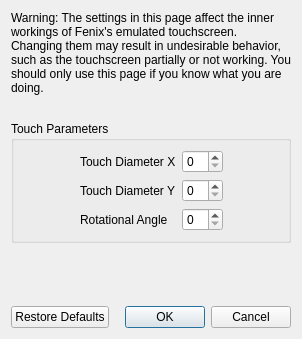
<?xml version="1.0" encoding="UTF-8"?>
<ui version="4.0">
 <class>ConfigureTouchscreenAdvanced</class>
 <widget class="QDialog" name="ConfigureTouchscreenAdvanced">
  <property name="geometry">
   <rect>
    <x>0</x>
    <y>0</y>
    <width>298</width>
    <height>339</height>
   </rect>
  </property>
  <property name="windowTitle">
   <string>Configure Touchscreen</string>
  </property>
  <layout class="QVBoxLayout" name="verticalLayout">
   <item>
    <widget class="QLabel" name="label_2">
     <property name="minimumSize">
      <size>
       <width>280</width>
       <height>0</height>
      </size>
     </property>
     <property name="text">
      <string>Warning: The settings in this page affect the inner workings of Fenix's emulated touchscreen. Changing them may result in undesirable behavior, such as the touchscreen partially or not working. You should only use this page if you know what you are doing.</string>
     </property>
     <property name="wordWrap">
      <bool>true</bool>
     </property>
    </widget>
   </item>
   <item>
    <spacer name="verticalSpacer_2">
     <property name="orientation">
      <enum>Qt::Vertical</enum>
     </property>
     <property name="sizeType">
      <enum>QSizePolicy::Fixed</enum>
     </property>
     <property name="sizeHint" stdset="0">
      <size>
       <width>20</width>
       <height>20</height>
      </size>
     </property>
    </spacer>
   </item>
   <item>
    <widget class="QGroupBox" name="gridGroupBox">
     <property name="title">
      <string>Touch Parameters</string>
     </property>
     <layout class="QGridLayout" name="gridLayout">
      <item row="0" column="0">
       <spacer name="horizontalSpacer">
        <property name="orientation">
         <enum>Qt::Horizontal</enum>
        </property>
        <property name="sizeHint" stdset="0">
         <size>
          <width>40</width>
          <height>20</height>
         </size>
        </property>
       </spacer>
      </item>
      <item row="1" column="1">
       <widget class="QLabel" name="label_4">
        <property name="text">
         <string>Touch Diameter Y</string>
        </property>
       </widget>
      </item>
      <item row="0" column="3">
       <spacer name="horizontalSpacer_2">
        <property name="orientation">
         <enum>Qt::Horizontal</enum>
        </property>
        <property name="sizeHint" stdset="0">
         <size>
          <width>40</width>
          <height>20</height>
         </size>
        </property>
       </spacer>
      </item>
      <item row="0" column="1">
       <widget class="QLabel" name="label_3">
        <property name="text">
         <string>Touch Diameter X</string>
        </property>
       </widget>
      </item>
      <item row="2" column="1">
       <widget class="QLabel" name="label_5">
        <property name="text">
         <string>Rotational Angle</string>
        </property>
       </widget>
      </item>
      <item row="0" column="2">
       <widget class="QSpinBox" name="diameter_x_box"/>
      </item>
      <item row="1" column="2">
       <widget class="QSpinBox" name="diameter_y_box"/>
      </item>
      <item row="2" column="2">
       <widget class="QSpinBox" name="angle_box"/>
      </item>
     </layout>
    </widget>
   </item>
   <item>
    <spacer name="verticalSpacer">
     <property name="orientation">
      <enum>Qt::Vertical</enum>
     </property>
     <property name="sizeHint" stdset="0">
      <size>
       <width>20</width>
       <height>40</height>
      </size>
     </property>
    </spacer>
   </item>
   <item>
    <layout class="QHBoxLayout" name="horizontalLayout">
     <item>
      <widget class="QPushButton" name="restore_defaults_button">
       <property name="text">
        <string>Restore Defaults</string>
       </property>
      </widget>
     </item>
     <item>
      <widget class="QDialogButtonBox" name="buttonBox">
       <property name="standardButtons">
        <set>QDialogButtonBox::Cancel|QDialogButtonBox::Ok</set>
       </property>
      </widget>
     </item>
    </layout>
   </item>
  </layout>
 </widget>
 <resources/>
 <connections>
  <connection>
   <sender>buttonBox</sender>
   <signal>accepted()</signal>
   <receiver>ConfigureTouchscreenAdvanced</receiver>
   <slot>accept()</slot>
  </connection>
  <connection>
   <sender>buttonBox</sender>
   <signal>rejected()</signal>
   <receiver>ConfigureTouchscreenAdvanced</receiver>
   <slot>reject()</slot>
   </connection>
 </connections>
</ui>
